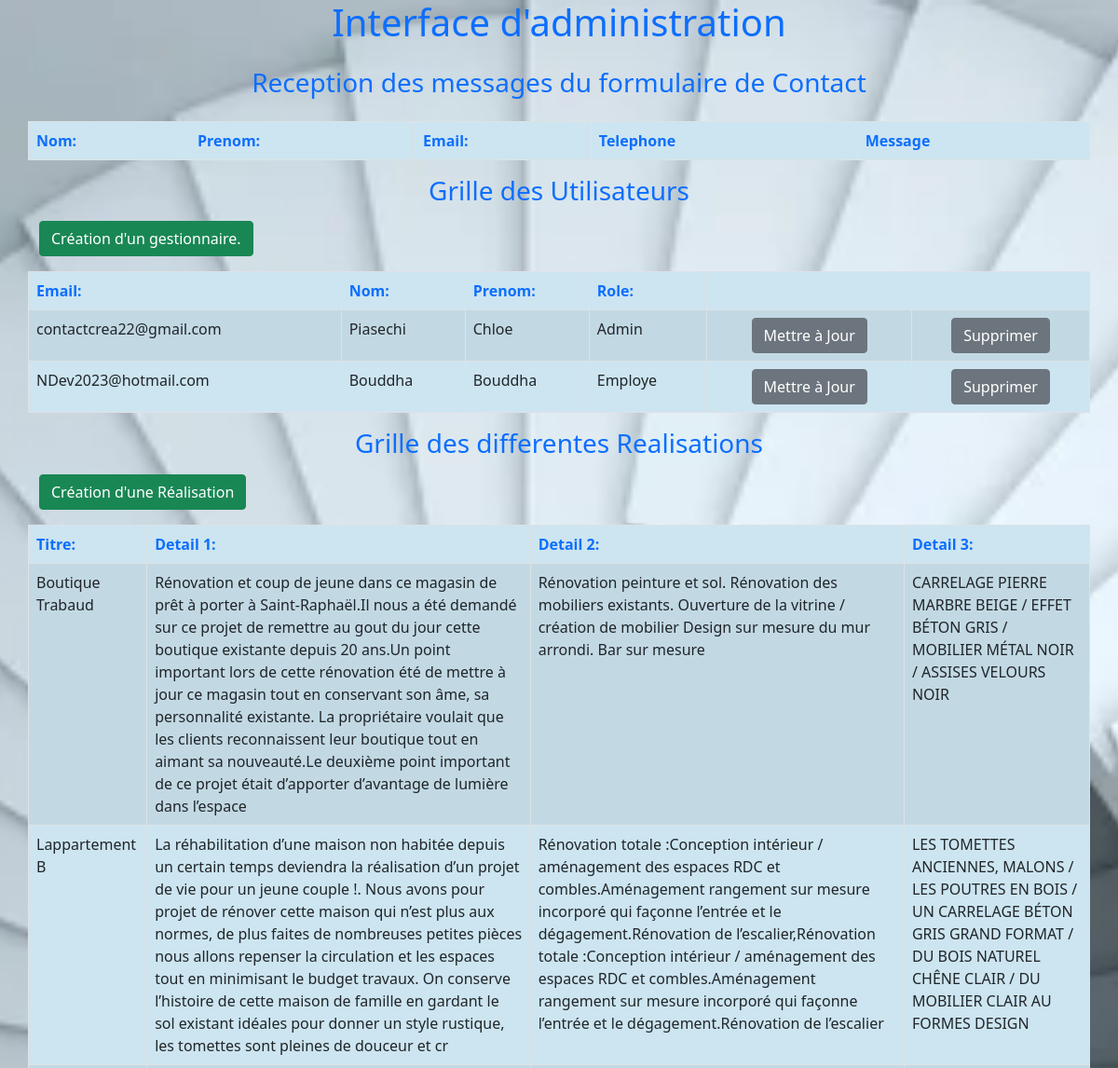
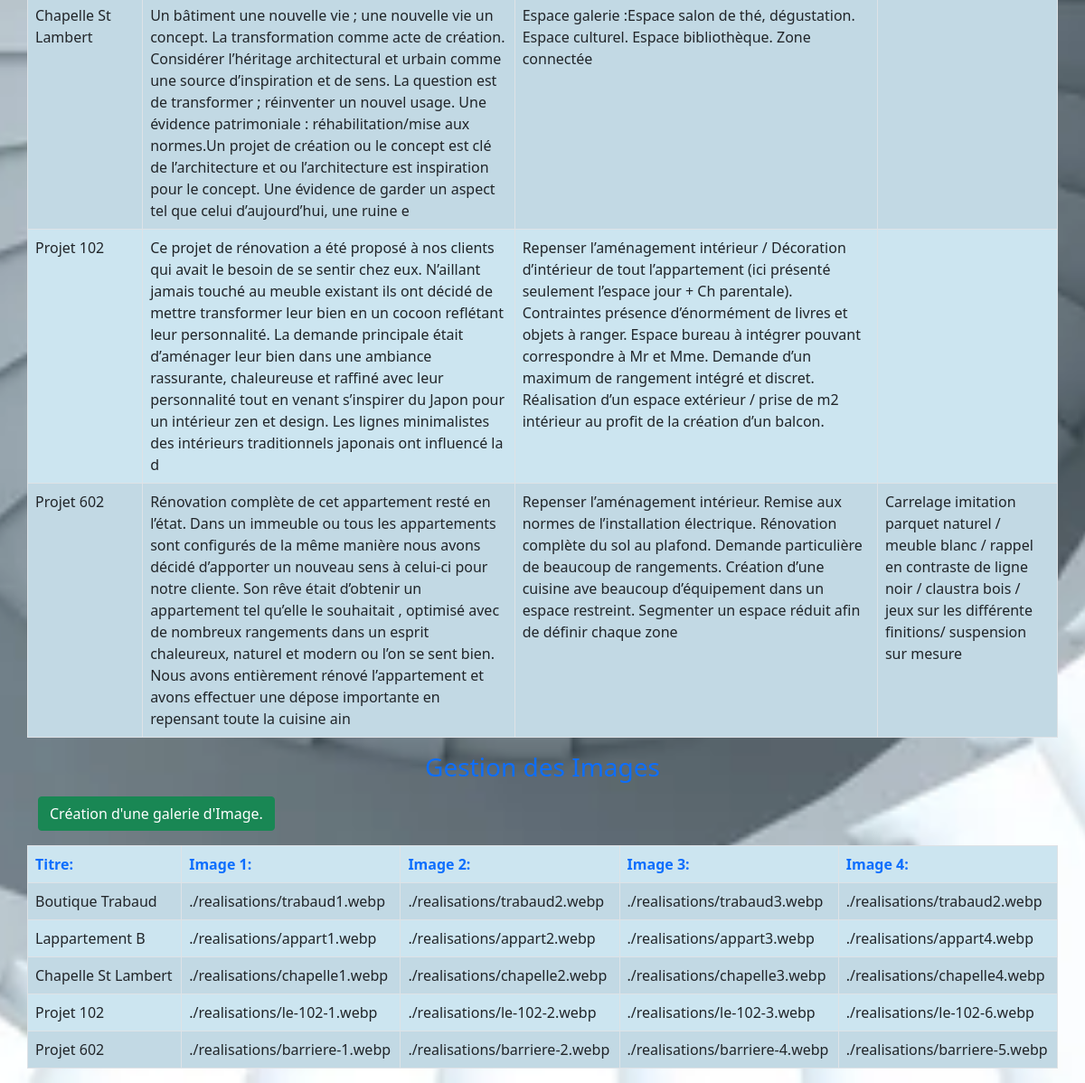
The page /InterfAdminis.php on the database its author committed (2 pictures, top to bottom).
### tables this page shows
CREATE Table if NOT EXISTS User(
    Id int not NULL UNIQUE  PRIMARY KEY AUTO_INCREMENT,
    Email VARCHAR(65) not NULL,
    Name VARCHAR(65) not null,
    Firstname VARCHAR(65) not null,
    Role VARCHAR(65) not null
);

CREATE TABLE IF NOT EXISTS Picture (
    Id INT NOT NULL PRIMARY KEY AUTO_INCREMENT,
    Image1 VARCHAR(65) NOT NULL,
    Image2 VARCHAR(65) NOT NULL,
    Image3 VARCHAR(65) NOT NULL,
    Image4 VARCHAR(65) NOT NULL,
    Image5 VARCHAR(65),
    Id_Real INT not NULL,
    FOREIGN KEY (Id_Real) REFERENCES Realisation(Id)
);

CREATE Table Realisation(
    id INT NOT NULL PRIMARY KEY AUTO_INCREMENT,
    Titre VARCHAR(65) NOT NULL,
    Detail1 VARCHAR(65) not NULL,
    Detail2 VARCHAR(65),
    Detail3 VARCHAR(65),
    Detail4 VARCHAR(65)
);

### pdo.php (called while the page is built, shortened)
<?php
function getDetailetImage($pdo)
{
    try {
    $query  = $pdo->prepare("SELECT * FROM Realisation  INNER JOIN Picture ON Realisation.id = Id_Real");
    $query->execute();
    $DetailetImage = $query->fetchAll(PDO::FETCH_ASSOC);
    return $DetailetImage;
}
catch (Exception $e){
 echo 'erreur sur les demande de detail des realisations';
}
}
function getUtilisateur($pdo)
{
    try {
        $query  = $pdo->prepare("SELECT * FROM User");
        $query->execute();
        $Utilisateur = $query->fetchAll(PDO::FETCH_ASSOC);
        return $Utilisateur;
    }
    catch (Exception $e){
     echo 'Erreur sur les demandes user';
    }
}

### InterfAdminis.php (the view, shortened to what this page needs)
<?php
require_once './pdo.php';
require_once './top.php';
$utilisateurs = getUtilisateur($pdo);
$details = getDetailetImage($pdo);
?>
<body>
  <header>
    <h1 class="h1 text-center text-primary">
    </h1>
  </header>
  <main>
    <div class="container">
      <div class="row">
        <h3 class="text-center  text-primary  mt-3 mb-4">Reception des messages du formulaire de Contact </h3>
      </div>
      <div class="row">
        <table class="table table-striped table-bordered backgroungarray">
          <thead class="text-primary">
            <tr>
              <th>Nom:</th>
              <th>Prenom:</th>
              <th>Email:</th>
              <th>Telephone</th>
              <th>Message</th>
            </tr>
          </thead>
        </table>
      </div>
      <div class="row">
        <h3 class="text-center  text-primary mb-3">Grille des Utilisateurs </h3>
      </div>
      <div class="row">
        <p>
          <a href="createUsers.php" class="btn btn-success">Création d'un gestionnaire.</a>
        </p>
        <table class="table table-striped table-bordered backgroungarray">
          <thead class="text-primary">
            <tr>
              <th>Email:</th>
              <th>Nom:</th>
              <th>Prenom:</th>
              <th>Role:</th>
            </tr>
          </thead>
          <tbody>
            <?php
            foreach ($utilisateurs as $cle => $User) { ?>
              <tr>
                <td> <?= $User['Email']; ?> </td>
                <td> <?= $User['Name']; ?> </td>
                <td> <?= $User['Firstname']; ?> </td>
                <td> <?= $User['Role']; ?> </td>
                <td class="text-center">
                  <a class="btn btn-secondary" href="visu.php?id=<?= $User['Id']; ?>">Mettre à Jour</a>
                </td>
                <td class="text-center">
                  <form action="functionDelete.php?<?= $User['Id']; ?>" method="get">
                    <button class="btn btn-secondary " type="submit" value="<?= $User['Id']; ?>" name="id">Supprimer</button>
                  </form>
                </td>
              </tr>
            <?php } ?>
          </tbody>
        </table>
      </div>
    </div>
    <div class="container">
      <div class="row">
        <h3 class="text-center  text-primary mb-3">Grille des differentes Realisations </h3>
      </div>
      <div class="row">
        <p>
          <a href="createRealisation.php" class="btn btn-success">Création d'une Réalisation</a>
        </p>
        <table class="table table-striped table-bordered backgroungarray">
          <thead class="text-primary">
            <tr>
              <th>Titre:</th>
              <th>Detail 1:</th>
              <th>Detail 2:</th>
              <th>Detail 3:</th>
            </tr>
          </thead>
          <tbody>
            <?php
            foreach ($details as $cle => $Detail) { ?>
              <tr>
                <td> <?= $Detail['Titre']; ?> </td>
                <td> <?= $Detail['detail1']; ?> </td>
                <td> <?= $Detail['detail2']; ?> </td>
                <td> <?= $Detail['detail3']; ?> </td>
              </tr>
            <?php } ?>
          </tbody>
        </table>
      </div>
      <div class="row">
        <h3 class="text-center  text-primary mb-3">Gestion des Images </h3>
      </div>
      <div class="row">
        <p>
          <a href="createImage.php" class="btn btn-success">Création d'une galerie d'Image.</a>
        </p>
        <table class="table table-striped table-bordered backgroungarray ">
          <thead class="text-primary">
            <tr>
              <th>Titre:</th>
              <th>Image 1:</th>
              <th>Image 2:</th>
              <th>Image 3:</th>
              <th>Image 4:</th>
            </tr>
          </thead>
          <tbody>
            <?php
            foreach ($details as $cle => $Detail) { ?>
              <tr>
                <td> <?= $Detail['Titre']; ?> </td>
                <td> <?= $Detail['Image1']; ?> </td>
                <td> <?= $Detail['Image2']; ?> </td>
                <td> <?= $Detail['Image3']; ?> </td>
                <td> <?= $Detail['Image4']; ?> </td>
              </tr>
            <?php } ?>
          </tbody>
        </table>
      </div>
    </div>
  </main>
</body>
</html>

### css/style.css (style rules this page uses)
html { width: 100%; height: 100%; }
body { background-repeat: no-repeat; background: center url("../asset/escalier.jpeg"); background-size: cover; background-attachment: fixed; display: flex; flex-direction: column; justify-content: space-between; font-size: x-large; box-sizing: border-box; min-height: 100%; }
.backgroungarray { background: #CCE5F0; }

### rows shown on the page
user: Email "contactcrea22@gmail.com", Name "Piasechi", Firstname "Chloe", Role "Admin", $User['Id'] 1 (drawn)
user: Email "NDev2023@hotmail.com", Name "Bouddha", Firstname "Bouddha", Role "Employe", $User['Id'] 3 (drawn)
picture: Id_Real.Titre "Boutique Trabaud", Id_Real.detail1 "Rénovation et coup de jeune dans ce magasin de prêt à porter à Saint-Raphaël.Il nous a été demandé sur ce projet de remettre au gout du jour cette boutique existante depuis 20 ans.Un point important lors de cette rénovation été de mettre à jour ce magasin tout en conservant son âme, sa personnalité existante. La propriétaire voulait que les clients reconnaissent leur boutique tout en aimant sa nouveauté.Le deuxième point important de ce projet était d’apporter d’avantage de lumière dans l’espace", Id_Real.detail2 "Rénovation peinture et sol. Rénovation des mobiliers existants. Ouverture de la vitrine / création de mobilier Design sur mesure du mur arrondi. Bar sur mesure", Id_Real.detail3 "CARRELAGE PIERRE MARBRE BEIGE / EFFET BÉTON GRIS / MOBILIER MÉTAL NOIR / ASSISES VELOURS NOIR", Image1 "./realisations/trabaud1.webp", Image2 "./realisations/trabaud2.webp", Image3 "./realisations/trabaud3.webp", Image4 "./realisations/trabaud2.webp"
picture: Id_Real.Titre "Lappartement B", Id_Real.detail1 "La réhabilitation d’une maison non habitée depuis un certain temps deviendra la réalisation d’un projet de vie pour un jeune couple !. Nous avons pour projet de rénover cette maison qui n’est plus aux normes, de plus faites de nombreuses petites pièces nous allons repenser la circulation et les espaces tout en minimisant le budget travaux. On conserve l’histoire de cette maison de famille en gardant le sol existant idéales pour donner un style rustique, les tomettes sont pleines de douceur et cr", Id_Real.detail2 "Rénovation totale :Conception intérieur / aménagement des espaces RDC et combles.Aménagement rangement sur mesure incorporé qui façonne l’entrée et le dégagement.Rénovation de l’escalier,Rénovation totale :Conception intérieur / aménagement des espaces RDC et combles.Aménagement rangement sur mesure incorporé qui façonne l’entrée et le dégagement.Rénovation de l’escalier", Id_Real.detail3 "LES TOMETTES ANCIENNES, MALONS / LES POUTRES EN BOIS / UN CARRELAGE BÉTON GRIS GRAND FORMAT / DU BOIS NATUREL CHÊNE CLAIR / DU MOBILIER CLAIR AU FORMES DESIGN", Image1 "./realisations/appart1.webp", Image2 "./realisations/appart2.webp", Image3 "./realisations/appart3.webp", Image4 "./realisations/appart4.webp"
picture: Id_Real.Titre "Chapelle St Lambert", Id_Real.detail1 "Un bâtiment une nouvelle vie ; une nouvelle vie un concept. La transformation comme acte de création. Considérer l’héritage architectural et urbain comme une source d’inspiration et de sens. La question est de transformer ; réinventer un nouvel usage. Une évidence patrimoniale : réhabilitation/mise aux normes.Un projet de création ou le concept est clé de l’architecture et ou l’architecture est inspiration pour le concept. Une évidence de garder un aspect tel que celui d’aujourd’hui, une ruine e", Id_Real.detail2 "Espace galerie :Espace salon de thé, dégustation. Espace culturel. Espace bibliothèque. Zone connectée", Image1 "./realisations/chapelle1.webp", Image2 "./realisations/chapelle2.webp", Image3 "./realisations/chapelle3.webp", Image4 "./realisations/chapelle4.webp"
picture: Id_Real.Titre "Projet 102", Id_Real.detail1 "Ce projet de rénovation a été proposé à nos clients qui avait le besoin de se sentir chez eux. N’aillant jamais touché au meuble existant ils ont décidé de mettre transformer leur bien en un cocoon reflétant leur personnalité. La demande principale était d’aménager leur bien dans une ambiance rassurante, chaleureuse et raffiné avec leur personnalité tout en venant s’inspirer du Japon pour un intérieur zen et design. Les lignes minimalistes des intérieurs traditionnels japonais ont influencé la d", Id_Real.detail2 "Repenser l’aménagement intérieur / Décoration d’intérieur de tout l’appartement (ici présenté seulement l’espace jour + Ch parentale). Contraintes présence d’énormément de livres et objets à ranger. Espace bureau à intégrer pouvant correspondre à Mr et Mme. Demande d’un maximum de rangement intégré et discret. Réalisation d’un espace extérieur / prise de m2 intérieur au profit de la création d’un balcon.", Image1 "./realisations/le-102-1.webp", Image2 "./realisations/le-102-2.webp", Image3 "./realisations/le-102-3.webp", Image4 "./realisations/le-102-6.webp"
picture: Id_Real.Titre "Projet 602", Id_Real.detail1 "Rénovation complète de cet appartement resté en l’état. Dans un immeuble ou tous les appartements sont configurés de la même manière nous avons décidé d’apporter un nouveau sens à celui-ci pour notre cliente. Son rêve était d’obtenir un appartement tel qu’elle le souhaitait , optimisé avec de nombreux rangements dans un esprit chaleureux, naturel et modern ou l’on se sent bien. Nous avons entièrement rénové l’appartement et avons effectuer une dépose importante en repensant toute la cuisine ain", Id_Real.detail2 "Repenser l’aménagement intérieur. Remise aux normes de l’installation électrique. Rénovation complète du sol au plafond. Demande particulière de beaucoup de rangements. Création d’une cuisine ave beaucoup d’équipement dans un espace restreint. Segmenter un espace réduit afin de définir chaque zone", Id_Real.detail3 "Carrelage imitation parquet naturel / meuble blanc / rappel en contraste de ligne noir / claustra bois / jeux sur les différente finitions/ suspension sur mesure", Image1 "./realisations/barriere-1.webp", Image2 "./realisations/barriere-2.webp", Image3 "./realisations/barriere-4.webp", Image4 "./realisations/barriere-5.webp"
